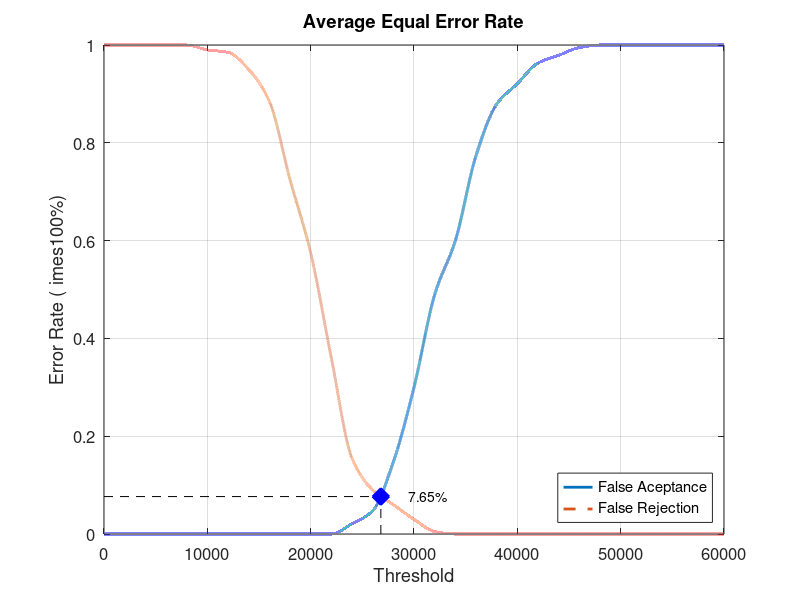
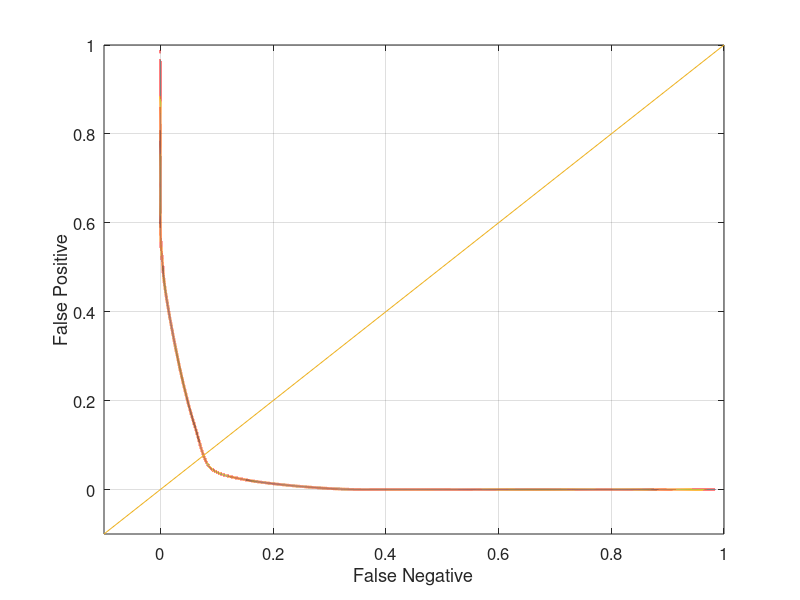

Write the MATLAB code that produced these figures, in order.
close all;
clear;
clc;
x = 0:2000:60000;
xq = 0:0.5:60000;

y0 = [0 0 0 0 0 0 0 0 0 0 0 0 0.0210526 0.0473684 0.147368 0.3 0.489474 0.6 0.773684 0.878947 0.921053 0.963158 0.978947 0.994737 1 1 1 1 1 1 1]
yy0 = interp1(x, y0, xq, 'pchip');
y1 = [1 1 1 1 1 0.99 0.985 0.95 0.885 0.725 0.575 0.36 0.155 0.09 0.06 0.03 0.005 0 0 0 0 0 0 0 0 0 0 0 0 0 0]
yy1 = interp1(x, y1, xq, 'pchip');

% Calculating EER: 
y2 = abs(y0 - y1);
find(y2 == min(y2))
yy2 = abs(yy0 - yy1);
xEER = find(yy2 == min(yy2));
xEERIndex = xq(xEER) % X-axis EER
yEER = yy0(xEER) % Y-axis EER

main = figure
plot(xq, yy0,'-','LineWidth', 2);	hold on
plot(xq, yy1,'--','LineWidth', 2);	hold on
plot([xEERIndex xEERIndex], [0 yEER], 'k--');	hold on
plot([0 xEERIndex], [yEER yEER], 'k--');	hold on
plot(xEERIndex, yEER, 'bx', 'LineWidth', 10);	hold on
text(xEERIndex + 10 * xEERIndex / 100, yEER, [num2str(round((10000 * yEER)) / 100) '%'])
legend('False Aceptance', 'False Rejection', 'Location', 'SouthEast')
xlabel('Threshold')
ylabel('Error Rate (	imes100%)')
title('Average Equal Error Rate')
set(gca, 'FontSize', 12)
axis([0 60000 0 1])
grid on

print(main, 'Database1_1Main', '-dpng');
FNRxFPR = figure('Color', [1 1 1]);
plot(yy1, yy0, '-', yy1, yy0, 'LineWidth', 2);
hold on
y = -0.1:0.1:1
plot(y, y); 
set(gca, 'FontSize', 12)
xlabel('False Negative')
ylabel('False Positive')
axis([-0.1 1 -0.1 1])
set(gca, 'FontSize', 12)
grid on

print(FNRxFPR, 'Database1_1FNRxFPR','-dpng');
